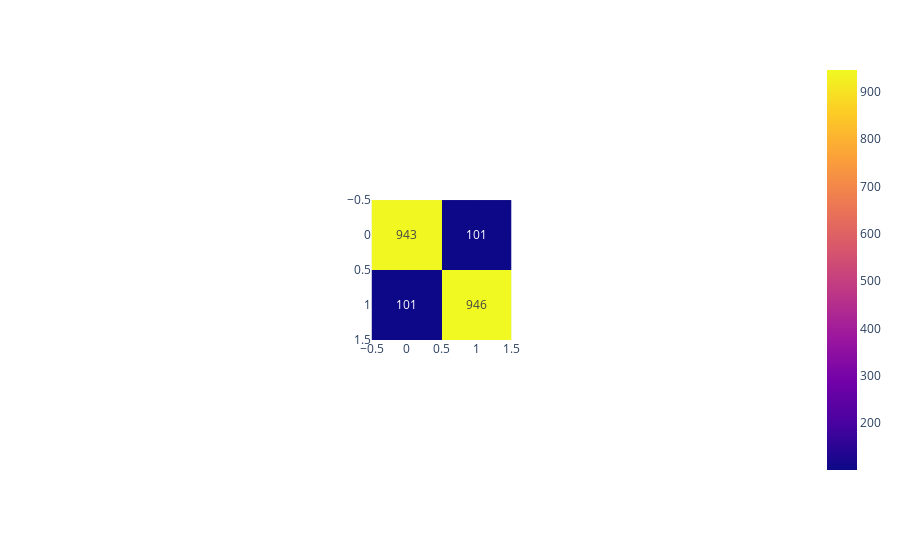

The cell this chart's notebook holds for it:
### Code cell
fig = px.imshow(confusion_matrix(y_test, y_test_pred), text_auto=True)
fig.show()

### Figure 1 — Plotly figure (JSON) as saved in the notebook; plotly's stock layout.template omitted (floating-point values rounded to 4 significant figures)
{"data": [{"coloraxis": "coloraxis", "hovertemplate": "x: %{x}<br>y: %{y}<br>color: %{z}<extra></extra>", "name": "0", "texttemplate": "%{z}", "type": "heatmap", "xaxis": "x", "yaxis": "y", "z": [[943, 101], [101, 946]]}], "layout": {"autosize": true, "coloraxis": {"colorscale": [[0, "#0d0887"], [0.1111, "#46039f"], [0.2222, "#7201a8"], [0.3333, "#9c179e"], [0.4444, "#bd3786"], [0.5556, "#d8576b"], [0.6667, "#ed7953"], [0.7778, "#fb9f3a"], [0.8889, "#fdca26"], [1, "#f0f921"]]}, "margin": {"t": 60}, "xaxis": {"anchor": "y", "autorange": true, "constrain": "domain", "domain": [0.4033, 0.5967], "range": [-0.5, 1.5], "scaleanchor": "y"}, "yaxis": {"anchor": "x", "autorange": true, "constrain": "domain", "domain": [0, 1], "range": [1.5, -0.5]}}}
